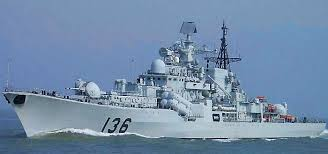
#> input picture txt/newI/jpg/0420001.jpg, 328 x 154 px, found by its file name
$ python histeq_4.py   (older library calls are emulated)
#> lines starting #> are read from the running program, lines starting #| are printed output that depends on the picture
#!/usr/bin/env python
'''histeq_4: get the histogram equalization image'''
from pylab import *
from PIL import Image
from numpy import *

def histeq(im, nbr_bins = 256):
    '''return the histogram eqation image'''
    imhist, bins = histogram(im.flatten(), nbr_bins, normed=True)
    cdf = imhist.cumsum()
    cdf2 = 255 * cdf / cdf[-1]
    im2 = interp(im.flatten(), bins[:-1], cdf2)

    return im2.reshape(im.shape)

if __name__ == '__main__':
    im_pil = Image.open('../images/jpg/0420001.jpg').convert('L')
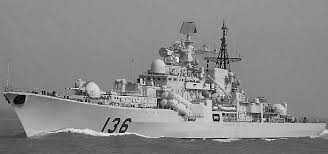
#> im_pil: PIL image 328x154 L; min 2, max 252, mean 135.6
    im = array(im_pil)
    im2 = histeq(im)
#> in histeq, `imhist, bins = histogram(im.flatten(), nbr_bins, normed=True)`: imhist = 256 values, max 0.0487 at index 146, min 0 at index 42, mean 0.004; bins = 257 values from 2 to 252
#> in histeq, `cdf = imhist.cumsum()`: cdf = 256 values from 0.000162 to 1.02
#> in histeq, `cdf2 = 255 * cdf / cdf[-1]`: cdf2 = 256 values from 0.0404 to 255
#> in histeq, `return im2.reshape(im.shape)`:
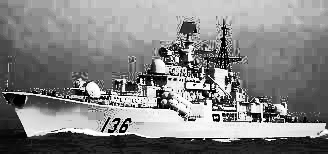
#> returned value: shape (154, 328) float64; min 0.0404, max 255, mean 131.5
    gray()
    txtlist = ['oriImg', 'histeqImg', 'oriImg_hist', 'histeqImg_hist']
    subplot(2, 2, 1), imshow(im), title(txtlist[0]), axis('off')
    subplot(2, 2, 2), imshow(im2), title(txtlist[1]), axis('off')
    subplot(2, 2, 3), hist(im.flatten(), 256, normed=True), title(txtlist[0]), axis('off')
    subplot(2, 2, 4), hist(im2.flatten(), 256, normed=True), title(txtlist[0]), axis('off')

    show()
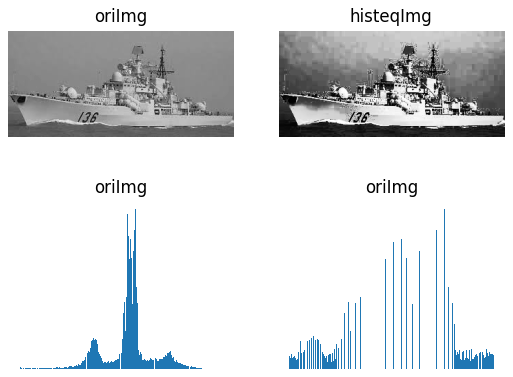
#> figure drawn by matplotlib, 4 panels
    disp('ok')

$ run again, with txt/newI/jpg/0420002.jpg copied over txt/newI/jpg/0420001.jpg
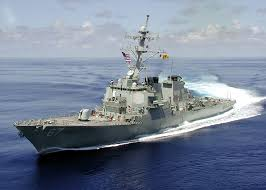
#> input picture txt/newI/jpg/0420002.jpg, 266 x 190 px, found by its file name
#> `im_pil = Image.open('../images/jpg/0420001.jpg').convert('L')`:
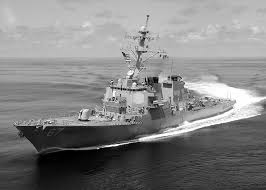
#> im_pil: PIL image 266x190 L; min 0, max 255, mean 130.8
#> imhist = 256 values, max 0.0276 at index 188, min 0.000358 at index 221, mean 0.00392; bins = 257 values from 0 to 255
#> cdf = 256 values from 0.00101 to 1
#> cdf2 = 256 values from 0.257 to 255
#> `show()`:
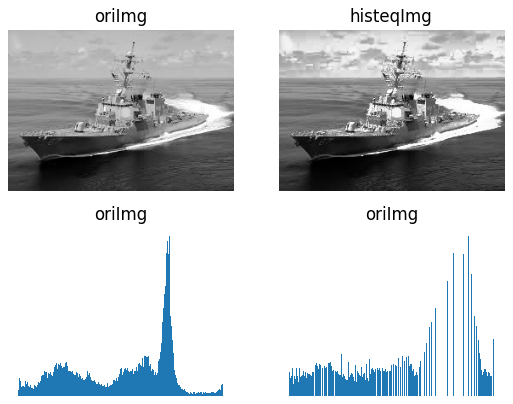
#> figure drawn by matplotlib, 4 panels

$ run again, with txt/newI/jpg/0420004.jpg copied over txt/newI/jpg/0420001.jpg
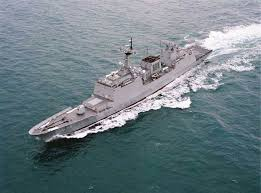
#> input picture txt/newI/jpg/0420004.jpg, 261 x 193 px, found by its file name
#> `im_pil = Image.open('../images/jpg/0420001.jpg').convert('L')`:
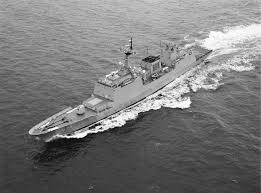
#> im_pil: PIL image 261x193 L; min 0, max 255, mean 121.5
#> imhist = 256 values, max 0.0152 at index 67, min 1.99e-05 at index 6, mean 0.00392; bins = 257 values from 0 to 255
#> cdf = 256 values from 3.99e-05 to 1
#> cdf2 = 256 values from 0.0101 to 255
#> `show()`:
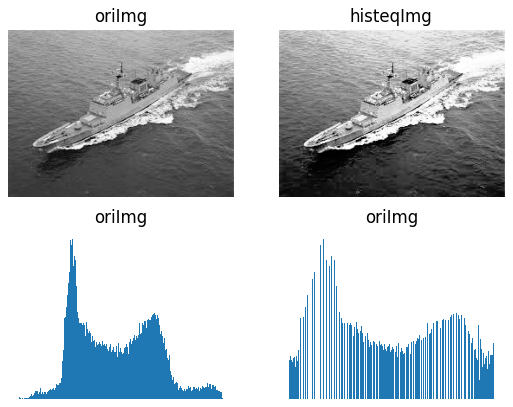
#> figure drawn by matplotlib, 4 panels
